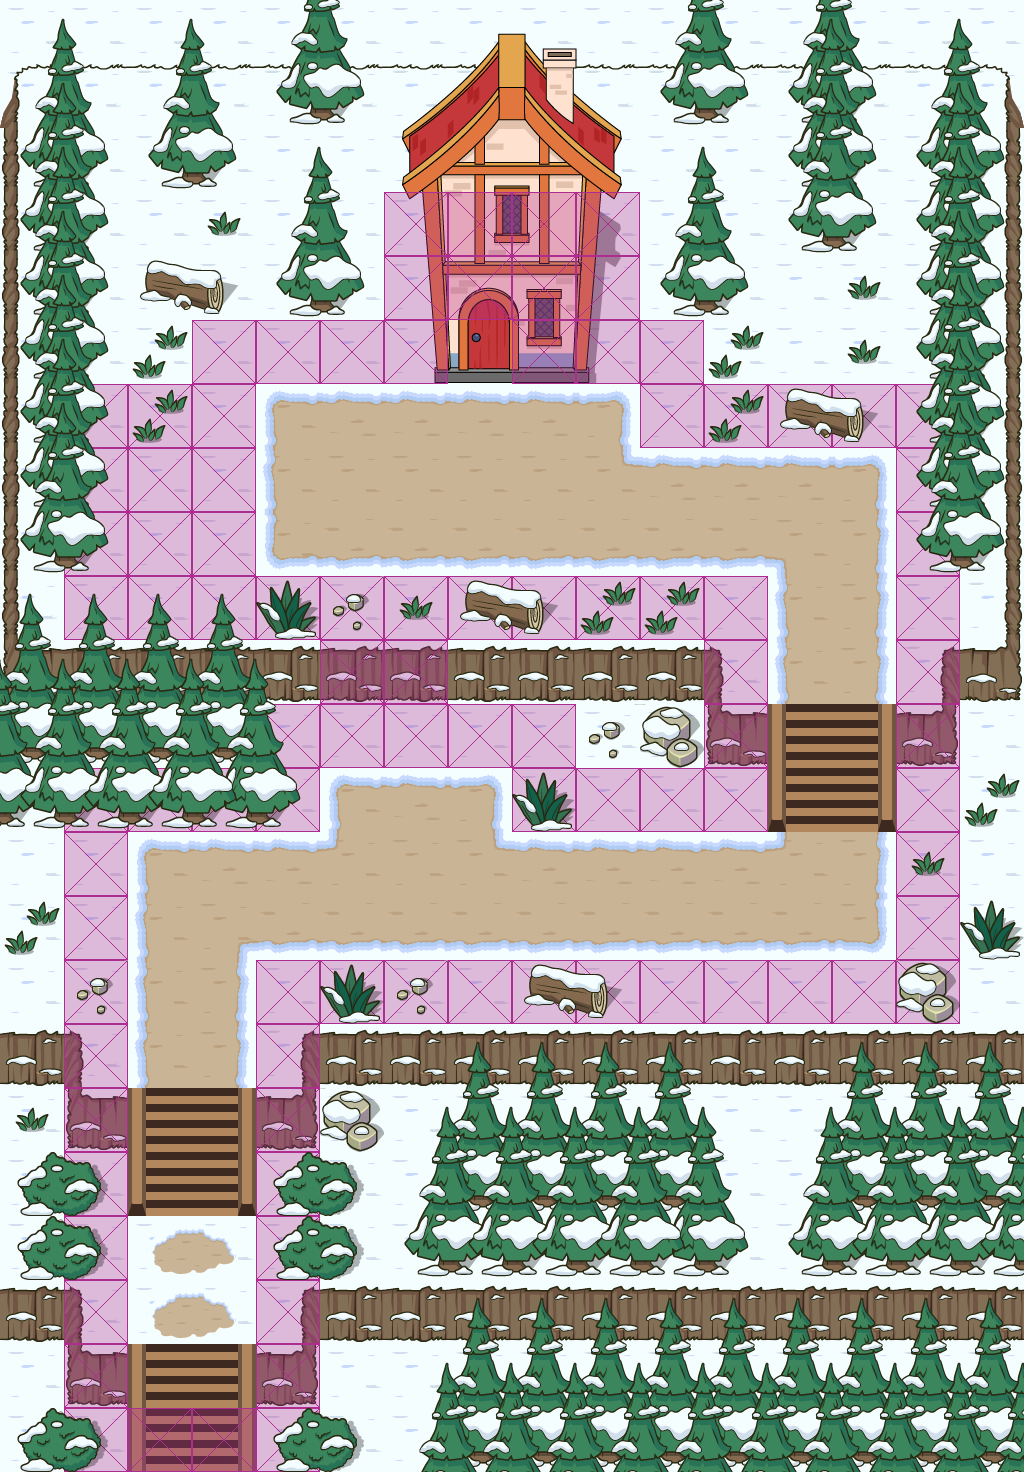

A level layout from a 2D game, rendered from its tile map. Below: a short description, then the map file with its tile-grid data intact:
An orthogonal 16x23 tile map with 64x64 px tiles, 4 tile layers (Ground, Middle1, Collision, Tree), 4 tilesets and 3 objects (Player, npc, go_to).

<map version="1.4" tiledversion="1.4.1" orientation="orthogonal" renderorder="right-down" width="16" height="23" tilewidth="64" tileheight="64" infinite="0" nextlayerid="13" nextobjectid="65">
 <properties>
  <property name="theme" value="1" />
 </properties>
 <tileset firstgid="1" name="utility_tiles" tilewidth="64" tileheight="64" spacing="2" margin="1" tilecount="16" columns="4">
  <image source="../tiles/utility_tiles.png" width="264" height="264" />
 </tileset>
 <tileset firstgid="17" name="Spritesheet_SaljuArea" tilewidth="64" tileheight="64" spacing="2" margin="1" tilecount="160" columns="10">
  <image source="../tiles/Office/Spritesheet_SaljuArea_extruded.png" width="660" height="1056" />
 </tileset>
 <tileset firstgid="177" name="Gedung" tilewidth="64" tileheight="64" spacing="2" margin="1" tilecount="24" columns="24">
  <image source="../tiles/Office/Gedung tiles_extruded.png" width="1584" height="66" />
 </tileset>
 <tileset firstgid="201" name="collision_tileset" tilewidth="64" tileheight="64" spacing="2" margin="1" tilecount="1" columns="1">
  <image source="../tiles/collision_tileset.png" width="66" height="66" />
  <tile id="0">
   <properties>
    <property name="collides" type="bool" value="true" />
   </properties>
  </tile>
 </tileset>
 <layer id="1" name="Ground" width="16" height="23">
  <data encoding="csv">
40,40,40,40,40,40,40,40,40,40,40,40,40,40,40,40,
40,40,40,40,40,40,40,40,40,40,40,40,40,40,40,40,
40,40,40,40,40,40,40,40,40,40,40,40,40,40,40,40,
40,40,40,40,40,40,40,40,40,40,40,40,40,40,40,40,
40,40,40,40,40,40,40,40,40,40,40,40,40,40,40,40,
40,40,40,40,40,40,40,40,40,40,40,40,40,40,40,40,
40,40,40,40,40,40,40,40,40,40,40,40,40,40,40,40,
40,40,40,40,40,40,40,40,40,40,40,40,40,40,40,40,
40,40,40,40,40,40,40,40,40,40,40,40,40,40,40,40,
40,40,40,40,40,40,40,40,40,40,40,40,40,40,40,40,
40,40,40,40,40,40,40,40,40,40,40,40,40,40,40,40,
40,40,40,40,40,40,40,40,40,40,40,40,40,40,40,40,
40,40,40,40,40,40,40,40,40,40,40,40,40,40,40,40,
40,40,40,40,40,40,40,40,40,40,40,40,40,40,40,40,
40,40,40,40,40,40,40,40,40,40,40,40,40,40,40,40,
40,40,40,40,40,40,40,40,40,40,40,40,40,40,40,40,
40,40,40,40,40,40,40,40,40,40,40,40,40,40,40,40,
40,40,40,40,40,40,40,40,40,40,40,40,40,40,40,40,
40,40,40,40,40,40,40,40,40,40,40,40,40,40,40,40,
40,40,40,40,40,40,40,40,40,40,40,40,40,40,40,40,
40,40,40,40,40,40,40,40,40,40,40,40,40,40,40,40,
40,40,40,40,40,40,40,40,40,40,40,40,40,40,40,40,
40,40,40,40,40,40,40,40,40,40,40,40,40,40,40,40
</data>
 </layer>
 <layer id="2" name="Middle1" width="16" height="23">
  <data encoding="csv">
0,0,0,0,0,0,0,0,0,0,0,0,0,0,0,0,
21,22,22,22,22,22,22,22,22,22,22,22,22,22,22,24,
99,0,0,0,0,0,189,190,191,192,0,0,0,0,0,100,
99,0,0,0,0,0,185,186,187,188,0,0,0,0,0,100,
99,0,0,0,0,0,181,182,183,184,0,0,0,0,0,100,
99,0,0,0,0,0,177,178,179,180,0,0,0,0,0,100,
99,0,0,0,97,19,19,19,19,98,0,0,0,0,0,100,
99,0,0,0,37,28,28,28,28,18,19,19,19,98,0,100,
99,0,0,0,107,30,30,30,30,30,30,30,27,39,0,100,
99,0,0,0,0,0,0,0,0,0,0,0,37,39,0,100,
26,46,46,46,46,46,46,46,46,46,46,42,37,39,43,36,
0,0,0,0,0,0,0,0,0,0,0,26,57,58,36,0,
0,0,0,0,0,97,19,98,0,0,0,0,67,68,0,0,
0,0,97,19,19,17,28,18,19,19,19,19,17,39,0,0,
0,0,37,29,30,30,30,30,30,30,30,30,30,108,0,0,
0,0,37,39,0,0,0,0,0,0,0,0,0,0,0,0,
46,42,37,39,43,46,46,46,46,46,46,46,46,46,46,46,
0,26,57,58,36,0,0,0,0,0,0,0,0,0,0,0,
0,0,67,68,0,0,0,0,0,0,0,0,0,0,0,0,
0,0,54,55,0,0,0,0,0,0,0,0,0,0,0,0,
46,42,54,55,43,46,46,46,46,46,46,46,46,46,46,46,
0,26,57,58,36,0,0,0,0,0,0,0,0,0,0,0,
0,0,57,58,0,0,0,54,55,0,0,0,0,0,0,0
</data>
 </layer>
 <layer id="4" name="Collision" width="16" height="23">
  <data encoding="csv">
0,0,0,0,0,0,0,0,0,0,0,0,0,0,0,0,
0,0,0,0,0,0,0,0,0,0,0,0,0,0,0,0,
0,0,0,0,0,0,0,0,0,0,0,0,0,0,0,0,
0,0,0,0,0,0,201,201,201,201,0,0,0,0,0,0,
0,0,0,0,0,0,201,201,201,201,0,0,0,0,0,0,
0,0,0,201,201,201,201,0,201,201,201,0,0,0,0,0,
0,201,201,201,0,0,0,0,0,0,201,201,201,201,201,0,
0,201,201,201,0,0,0,0,0,0,0,0,0,0,201,0,
0,201,201,201,0,0,0,0,0,0,0,0,0,0,201,0,
0,201,201,201,201,201,201,201,201,201,201,201,0,0,201,0,
0,0,0,0,0,201,201,0,0,0,0,201,0,0,201,0,
0,0,0,0,201,201,201,201,201,0,0,201,0,0,201,0,
0,201,201,201,201,0,0,0,201,201,201,201,0,0,201,0,
0,201,0,0,0,0,0,0,0,0,0,0,0,0,201,0,
0,201,0,0,0,0,0,0,0,0,0,0,0,0,201,0,
0,201,0,0,201,201,201,201,201,201,201,201,201,201,201,0,
0,201,0,0,201,0,0,0,0,0,0,0,0,0,0,0,
0,201,0,0,201,0,0,0,0,0,0,0,0,0,0,0,
0,201,0,0,201,0,0,0,0,0,0,0,0,0,0,0,
0,201,0,0,201,0,0,0,0,0,0,0,0,0,0,0,
0,201,0,0,201,0,0,0,0,0,0,0,0,0,0,0,
0,201,0,0,201,0,0,0,0,0,0,0,0,0,0,0,
0,201,201,201,201,0,0,0,0,0,0,0,0,0,0,0
</data>
 </layer>
 <objectgroup id="7" name="Player">
  <object id="64" name="Player" type="Player" gid="116" x="160" y="1318" width="64" height="64">
   <properties>
    <property name="direction" value="u" />
   </properties>
  </object>
 </objectgroup>
 <objectgroup id="8" name="NPCs">
  <object id="63" name="BM" type="npc" gid="13" x="387.667" y="838.958" width="64" height="64">
   <properties>
    <property name="dialogue_name" value="Kluster 2/RP_1_1_Edward" />
    <property name="image_name" value="Spritesheet_CharacterMale_UntungIdle" />
    <property name="theme" value="&quot;&quot;" />
   </properties>
  </object>
 </objectgroup>
 <layer id="12" name="Tree" width="16" height="23">
  <data encoding="csv">
63,66,63,66,73,76,197,198,199,200,73,76,117,118,63,66,
117,118,73,76,83,86,193,194,195,196,83,86,127,128,117,118,
127,128,83,86,63,66,0,0,0,0,63,66,137,138,127,128,
127,128,0,62,73,76,0,0,0,0,73,76,83,86,127,128,
127,128,95,96,83,86,0,0,0,0,83,86,0,62,127,128,
127,128,90,0,0,0,0,0,0,0,0,90,0,62,127,128,
127,128,90,0,0,0,0,0,0,0,0,90,95,96,127,128,
137,138,0,0,0,0,0,0,0,0,0,0,0,0,137,138,
83,86,0,0,0,0,0,0,0,0,0,0,0,0,83,86,
119,119,119,119,89,110,62,95,96,90,90,0,0,0,0,0,
135,135,135,135,66,0,0,0,0,0,0,0,0,0,0,0,
74,74,74,75,76,0,0,0,0,110,109,0,0,0,0,0,
84,84,84,85,86,0,0,0,89,0,0,0,0,0,0,90,
0,0,0,0,0,0,0,0,0,0,0,0,0,0,62,0,
90,0,0,0,0,0,0,0,0,0,0,0,0,0,0,89,
0,110,0,0,0,89,110,0,95,96,0,0,0,0,109,0,
0,0,0,0,0,0,0,119,119,119,119,0,0,119,119,119,
62,0,0,0,0,109,63,135,135,135,135,66,63,135,135,135,
69,70,0,0,69,70,73,74,74,74,75,76,73,74,74,74,
69,70,0,0,69,70,83,84,84,84,85,86,83,84,84,84,
0,0,0,0,0,0,0,119,119,119,119,119,119,119,119,119,
0,0,0,0,0,0,63,135,135,135,135,135,135,135,135,135,
69,70,0,0,69,70,73,74,74,74,75,74,74,74,74,74
</data>
 </layer>
 <objectgroup id="9" name="Monsters" />
 <objectgroup id="5" name="Objects">
  <object id="60" type="go_to" gid="1" x="457" y="485.334" width="64" height="64">
   <properties>
    <property name="face_direction" value="u" />
    <property name="next_map_name" value="office_indoor_1-1" />
    <property name="next_x_tile" type="int" value="9" />
    <property name="next_y_tile" type="int" value="18" />
   </properties>
  </object>
 </objectgroup>
</map>
